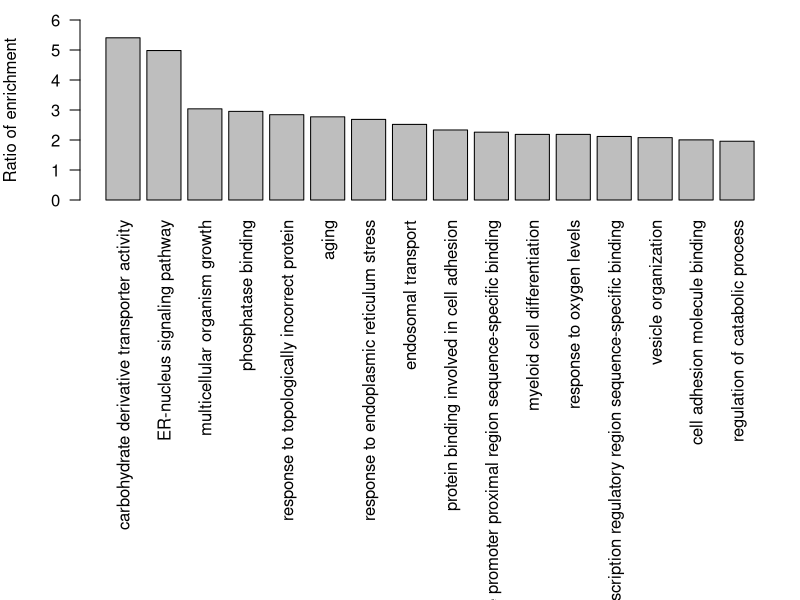

The R source for this figure:


setwd("~/Dropbox/CastoeLabFolder/projects/CVV_Gene_Regulation/ChIPseq/SuperEnhancers/SEtoGene_Association/Characterization/GO_analysis")

BiolProc <- read.table('BiolProc/enrichment_results_wg_result1546959400.txt',header = 1,sep='\t',stringsAsFactors = F)
CellComp <- read.table('CellComp/enrichment_results_wg_result1546959304.txt',header = 1,sep='\t',stringsAsFactors = F)
MolFunc <- read.table('MolFun/enrichment_results_wg_result1546959173.txt',header = 1,sep='\t',stringsAsFactors = F)

BiolProc <- BiolProc[which(BiolProc$FDR < 0.05),]
CellComp <- CellComp[which(CellComp$FDR < 0.05),]
MolFunc <- MolFunc[which(MolFunc$FDR < 0.05),]

allGO <- rbind(MolFunc,BiolProc)
allGO <- allGO[order(allGO$R,decreasing = T),]

par(las=2)
par(mar=c(20,4,1,1)) # adjust as needed

barplot(allGO$R,names.arg = allGO$description,ylim=c(0,6),ylab='Ratio of enrichment')

